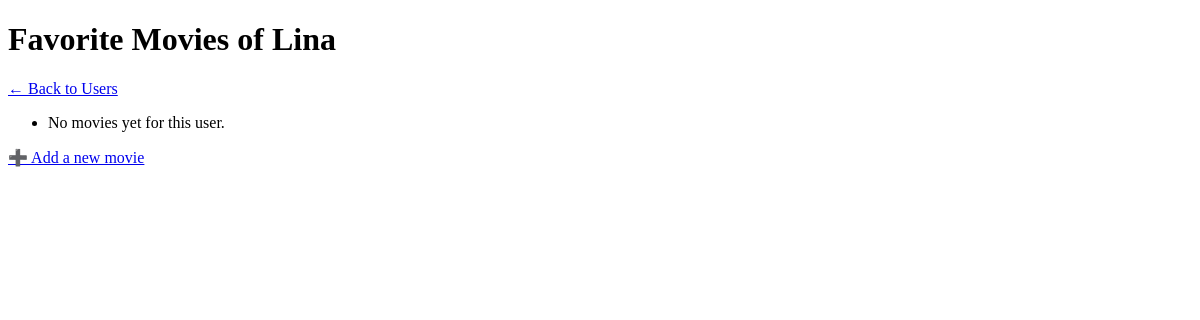
Before: /users/1 with the older database file.
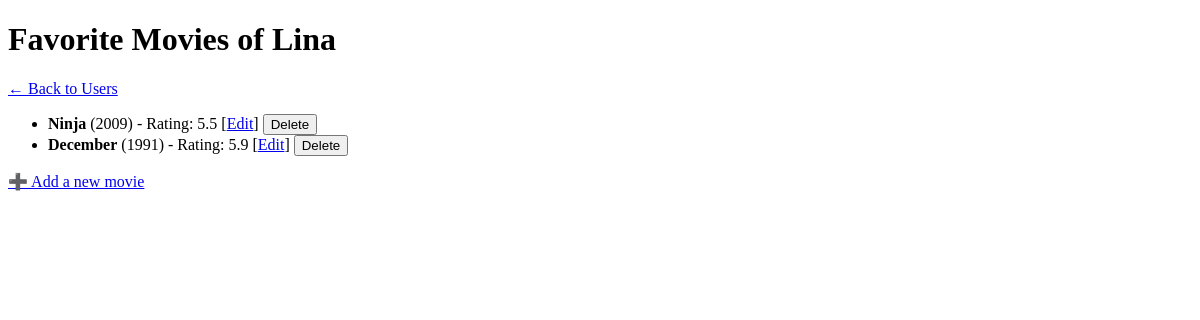
After: the same page with the newer database file.
### models.py (models this page shows)
class User(db.Model):
	__tablename__ = "users"
	id = db.Column(db.Integer, primary_key=True)
	name = db.Column(db.String(100), nullable=False)
	movies = db.relationship(
		"Movie",
		back_populates="user",
		cascade="all, delete-orphan",
	)

class Movie(db.Model):
	__tablename__ = "movies"
	id = db.Column(db.Integer, primary_key=True)
	name = db.Column(db.String(200), nullable=False)
	director = db.Column(db.String, nullable=False)
	year = db.Column(db.Integer, nullable=False)
	rating = db.Column(db.Float, nullable=False)
	user_id = db.Column(db.Integer, db.ForeignKey("users.id"), nullable=False)
	user = db.relationship("User", back_populates="movies")

### app.py (the view)
@app.route("/users/<int:user_id>")
def user_movies(user_id):
	user = data_manager.get_user(user_id)
	movies = data_manager.get_user_movies(user_id)
	return render_template("user_movies.html", user=user, movies=movies)

### datamanager/sqlite_data_manager.py (called while the page is built)
	def get_user(self, user_id: int) -> Optional[User]:
		return self.session.get(User, user_id)

	def get_user_movies(self, user_id: int) -> List[Movie]:
		return (
			self.session.query(Movie)
			.filter(Movie.user_id == user_id)
			.all()
		)

### templates/user_movies.html (shortened to what this page needs)
<!doctype html>
<html lang="en">
<head>
</head>
<body>
    <h1>Favorite Movies of {{ user['name'] }}</h1>
    <p><a href="{{ url_for('list_users') }}">← Back to Users</a></p>
    <ul>
        {% for movie in movies %}
            <li>
                <strong>{{ movie['name'] }}</strong>
                ({{ movie['year'] }}) - Rating: {{ movie['rating'] }}
                [<a href="{{ url_for('update_movie', user_id=user['id'], movie_id=movie['id']) }}">Edit</a>]
                <form action="{{ url_for('delete_movie', user_id=user['id'], movie_id=movie['id']) }}"
                      method="post" style="display:inline;">
                    <button type="submit">Delete</button>
                </form>
            </li>
        {% else %}
            <li>No movies yet for this user.</li>
        {% endfor %}
    </ul>
    <p><a href="{{ url_for('add_movie', user_id=user['id']) }}">➕ Add a new movie</a></p>
</body>
</html>

Changed rows visible on the page:
added Movie: name "Ninja", year "2009", rating "5.5"
added Movie: name "December", year "1991", rating "5.9"
Other visible differences:
text no longer shown: "No movies yet for this user."
